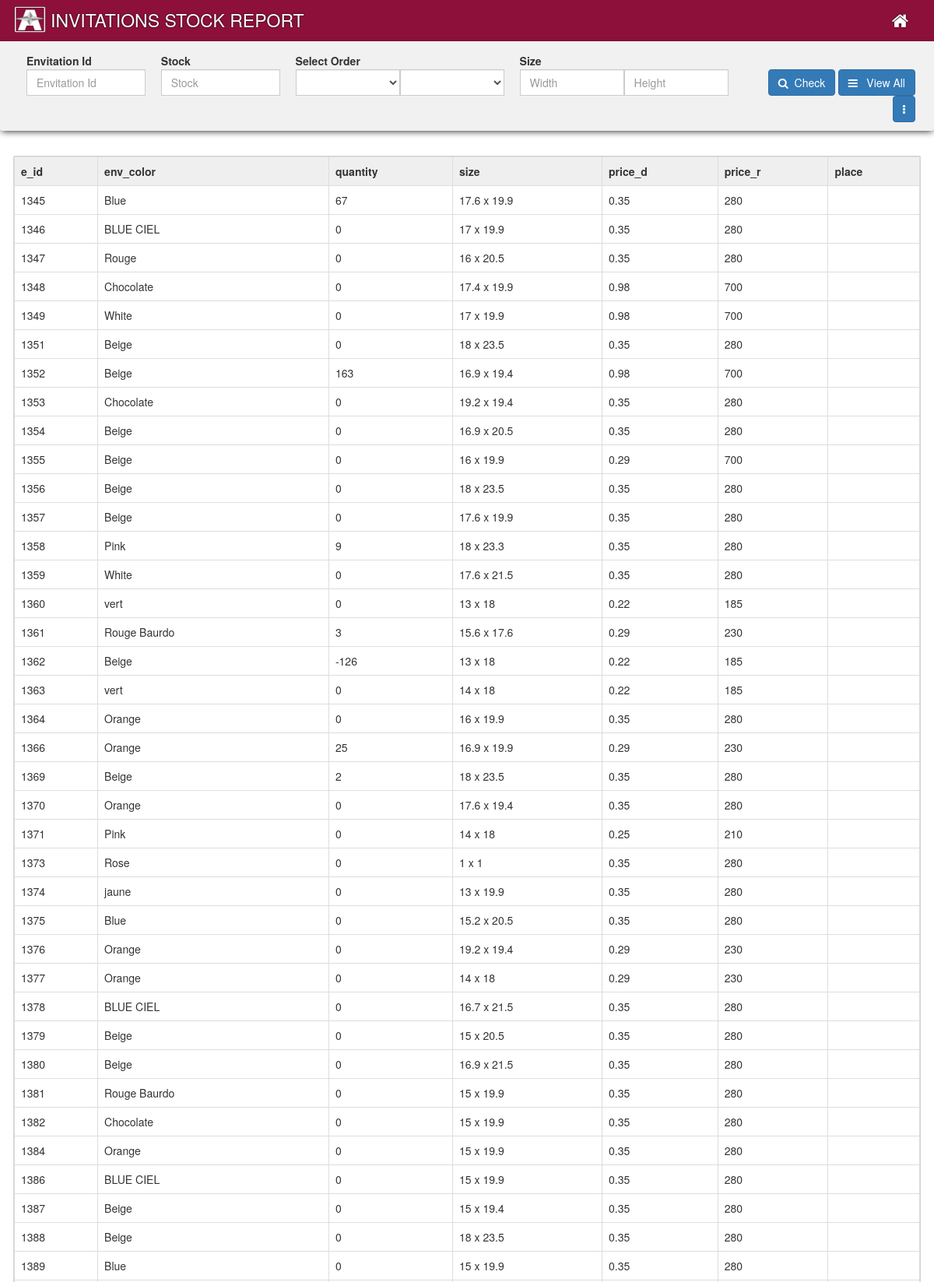
The page /stock_report.php (signed in, upper part) on the database its author committed.
### tables this page shows
CREATE TABLE `env_stock` (
  `e_id` int(100) NOT NULL,
  `img` varchar(200) NOT NULL,
  `quantity` int(100) NOT NULL,
  `comment` text NOT NULL,
  `size_w` varchar(10) NOT NULL,
  `size_h` varchar(10) NOT NULL,
  `price_d` varchar(10) NOT NULL,
  `price_r` varchar(10) NOT NULL,
  `place` varchar(30) NOT NULL,
  `env_color` varchar(200) NOT NULL,
  `view` tinyint(1) NOT NULL,
  `env_code` varchar(30) NOT NULL
);

### stock_report.php (the view, shortened to what this page needs)
<?php
include 'app_data/php/head_blank.php';
?>
<section class="hide-print">
<div class="head-tit-rep-div">
  INVITATIONS STOCK REPORT
  <a href="home.php" style="float: right;margin-right: 23px;text-decoration: none;color: #fff;"><b class="fa fa-home"></b></a>
</div>
<div class="report-controls">
 <section class="rowe">
   <form class="" action="stock_report.php" method="post">
   <section class="colmn big">
        <section class="">
           <div class="form-group" style="float:left;width:50%;">
               <label for="">Envitation Id</label>
               <input type="text" name="envt_id" class="form-control" value="" id="" placeholder="Envitation Id">
           </div>
           <div class="form-group"  style="float:left;width:50%;">
               <label for="">Stock</label>
               <input type="text" name="place" class="form-control" value="" id="" placeholder="Stock">
           </div>
        </section>
    </section>
   <section class="colmn">
     <div class="form-group">
         <label for="">Select Order</label>
         <section>
         <select name="or_by" class="form-control" style="width:50%;float:left">
           <option value=""></option>
           <option value="quantity">Quantity</option>
         </select>
         <select name="or_typ" class="form-control" style="width:50%;float:left">
           <option value=""></option>
           <option value="ASC">Ascending</option>
         </select>
         </section>
     </div>
    </section>
    <section class="colmn">
      <div class="form-group">
          <label for="">Size</label>
          <section>
          <input type="text" name="sw" class="form-control" placeholder="Width" style="width:50%;float:left">
          <input type="text" name="sh" class="form-control" placeholder="Height" style="width:50%;float:left">
          </section>
      </div>
     </section>
    <section class="colmn small" style="padding: 26px 0px 0px 12px;text-align: right;">
      <button type="submit" class="btn btn-primary submit-butt" name="search"><b class="fa fa-search"></b>&nbsp; Check</button>
        <a href="stock_report.php" style="background: transparent;"> <button type="button" class="btn btn-primary" name="button"><b class="fa fa-navicon"></b> &nbsp; View All</button> </a>
        <button type="button" class="btn btn-primary print-sett-show" name=""> <b class="fa fa-ellipsis-v"></b> </button>
     </section>
 </section>
</div>
</section>
<?php
$size_q = '';
$env_q = '';
$place_q = '';
$sorder_q = '';
@$cond_query ="$env_q $place_q $size_q  $sorder_q";
$mainQuerySearch = "SELECT * FROM `env_stock` WHERE `e_id`>'1' $cond_query";
?>
  <table border="1" class="table table-bordered">
    <tbody>
      <tr> <th> e_id </th> <th> env_color </th> <th> quantity </th> <th> size </th> <th> price_d </th> <th> price_r </th>  <th> place </th></tr>
  <?php
  $results = $mysqli->query("$mainQuerySearch");
  if ($results->num_rows == NULL) {
?>
<div class="data-null bounceIn animated">
<h2 class="fa fa-warning"></h2>
<p>No Result Found!</p>
</div>
      <style> table { display: none; } </style>
      <?php
  } else {
      while($row = $results->fetch_array()) {
        @$e_id = $row["e_id"];
        @$size_w = $row["size_w"];
        @$size_h = $row["size_h"];
        @$price_d = $row["price_d"];
        @$price_r = $row["price_r"];
        @$quantity = $row["quantity"];
        @$place = $row["place"];
        @$env_color = $row["env_color"];
  ?>
         <tr class="a" onclick="sellDetails(<?php echo @$e_id; ?>)">
           <td> <?php echo @$e_id; ?> </td>
           <td> <?php echo @$env_color; ?> </td>
           <td> <?php echo @$quantity; ?> </td>
           <td> <?php echo "$size_w x $size_h"; ?> </td>
           <td> <?php echo @$price_d; ?> </td>
           <td> <?php echo @$price_r; ?> </td>
           <td> <?php echo @$place; ?> </td>
         </tr>
  <?php
      }
  }
   ?>
  </tbody></table>
<br><br>
  <br>
<?php include 'app_data/php/foater.php' ?>

### app_data/css/screen_style.css (style rules this page uses)
body { background-color: rgba(238, 239, 243, 0.36); }
.form-control { border-radius: 0px; }
table { background: #fff; box-shadow: 0px 0px 1px 0px #000; }
.table { margin-top: 12px; }
.table th { background: #efefef; }
a.current { color: #fff; background: rgba(131, 19, 57, 0.77); }
label { font-weight: normal; }
.form-group label { font-weight: bold; }

### app_data/css/print.css (style rules this page uses)
.hide-print { display: none; }
body { min-width: 100%; }
body, .main-containner { min-width: 100%; }
table { border-color: #000; border: 1px solid rgb(0, 0, 0); }
select { -webkit-appearance: none; }

### stock_report.php (style rules this page uses)
.report-controls { width: 100%; background: #f1f1f1; margin: auto; margin: 18px 0px; margin: auto; margin-bottom: 33px; box-shadow: 0px 3px 8px -2px #333; padding: 10px 2% 11px 2%; border-radius: 3px; }
.report-controls .rowe .colmn { width: 25%; float: left; }
.form-group { padding: 5px 10px; margin: 0px; }
.report-controls .rowe .big { width: 30%; }
.report-controls .rowe .small { width: 20%; }
body { background: #fff; }
.form-control { display: block; width: 100%; }
label { margin-bottom: 1px; }
.table { width: 97%; margin: auto; }
.head-tit-rep-div { background-color: #8c103a; padding: 10px; padding-left: 65px; background-image: url(app_data/imgs/icns/small-logo.png); background-size: 41px 34px; background-repeat: no-repeat; background-position: 18px 8px; font-size: 23px; color: #fff; text-shadow: 0px 0px 2px #000; }

### rows shown on the page
env_stock: e_id "1345", env_color "Blue", quantity "67", size_w "17.6", size_h "19.9", price_d "0.35", price_r "280"
env_stock: e_id "1346", env_color "BLUE CIEL", quantity "0", size_w "17", size_h "19.9", price_d "0.35", price_r "280"
env_stock: e_id "1347", env_color "Rouge", quantity "0", size_w "16", size_h "20.5", price_d "0.35", price_r "280"
env_stock: e_id "1348", env_color "Chocolate", quantity "0", size_w "17.4", size_h "19.9", price_d "0.98", price_r "700"
env_stock: e_id "1349", env_color "White", quantity "0", size_w "17", size_h "19.9", price_d "0.98", price_r "700"
env_stock: e_id "1351", env_color "Beige", quantity "0", size_w "18", size_h "23.5", price_d "0.35", price_r "280"
env_stock: e_id "1352", env_color "Beige", quantity "163", size_w "16.9", size_h "19.4", price_d "0.98", price_r "700"
env_stock: e_id "1353", env_color "Chocolate", quantity "0", size_w "19.2", size_h "19.4", price_d "0.35", price_r "280"
env_stock: e_id "1354", env_color "Beige", quantity "0", size_w "16.9", size_h "20.5", price_d "0.35", price_r "280"
env_stock: e_id "1355", env_color "Beige", quantity "0", size_w "16", size_h "19.9", price_d "0.29", price_r "700"
env_stock: e_id "1356", env_color "Beige", quantity "0", size_w "18", size_h "23.5", price_d "0.35", price_r "280"
env_stock: e_id "1357", env_color "Beige", quantity "0", size_w "17.6", size_h "19.9", price_d "0.35", price_r "280"
env_stock: e_id "1358", env_color "Pink", quantity "9", size_w "18", size_h "23.3", price_d "0.35", price_r "280"
env_stock: e_id "1359", env_color "White", quantity "0", size_w "17.6", size_h "21.5", price_d "0.35", price_r "280"
env_stock: e_id "1360", env_color "vert", quantity "0", size_w "13", size_h "18", price_d "0.22", price_r "185"
env_stock: e_id "1361", env_color "Rouge Baurdo", quantity "3", size_w "15.6", size_h "17.6", price_d "0.29", price_r "230"
env_stock: e_id "1362", env_color "Beige", quantity "-126", size_w "13", size_h "18", price_d "0.22", price_r "185"
env_stock: e_id "1363", env_color "vert", quantity "0", size_w "14", size_h "18", price_d "0.22", price_r "185"
env_stock: e_id "1364", env_color "Orange", quantity "0", size_w "16", size_h "19.9", price_d "0.35", price_r "280"
env_stock: e_id "1366", env_color "Orange", quantity "25", size_w "16.9", size_h "19.9", price_d "0.29", price_r "230"
env_stock: e_id "1369", env_color "Beige", quantity "2", size_w "18", size_h "23.5", price_d "0.35", price_r "280"
env_stock: e_id "1370", env_color "Orange", quantity "0", size_w "17.6", size_h "19.4", price_d "0.35", price_r "280"
env_stock: e_id "1371", env_color "Pink", quantity "0", size_w "14", size_h "18", price_d "0.25", price_r "210"
env_stock: e_id "1373", env_color "Rose", quantity "0", size_w "1", size_h "1", price_d "0.35", price_r "280"
env_stock: e_id "1374", env_color "jaune", quantity "0", size_w "13", size_h "19.9", price_d "0.35", price_r "280"
env_stock: e_id "1375", env_color "Blue", quantity "0", size_w "15.2", size_h "20.5", price_d "0.35", price_r "280"
env_stock: e_id "1376", env_color "Orange", quantity "0", size_w "19.2", size_h "19.4", price_d "0.29", price_r "230"
env_stock: e_id "1377", env_color "Orange", quantity "0", size_w "14", size_h "18", price_d "0.29", price_r "230"
env_stock: e_id "1378", env_color "BLUE CIEL", quantity "0", size_w "16.7", size_h "21.5", price_d "0.35", price_r "280"
env_stock: e_id "1379", env_color "Beige", quantity "0", size_w "15", size_h "20.5", price_d "0.35", price_r "280"
env_stock: e_id "1380", env_color "Beige", quantity "0", size_w "16.9", size_h "21.5", price_d "0.35", price_r "280"
env_stock: e_id "1381", env_color "Rouge Baurdo", quantity "0", size_w "15", size_h "19.9", price_d "0.35", price_r "280"
env_stock: e_id "1382", env_color "Chocolate", quantity "0", size_w "15", size_h "19.9", price_d "0.35", price_r "280"
env_stock: e_id "1384", env_color "Orange", quantity "0", size_w "15", size_h "19.9", price_d "0.35", price_r "280"
env_stock: e_id "1386", env_color "BLUE CIEL", quantity "0", size_w "15", size_h "19.9", price_d "0.35", price_r "280"
env_stock: e_id "1387", env_color "Beige", quantity "0", size_w "15", size_h "19.4", price_d "0.35", price_r "280"
env_stock: e_id "1388", env_color "Beige", quantity "0", size_w "18", size_h "23.5", price_d "0.35", price_r "280"
env_stock: e_id "1389", env_color "Blue", quantity "0", size_w "15", size_h "19.9", price_d "0.35", price_r "280"
